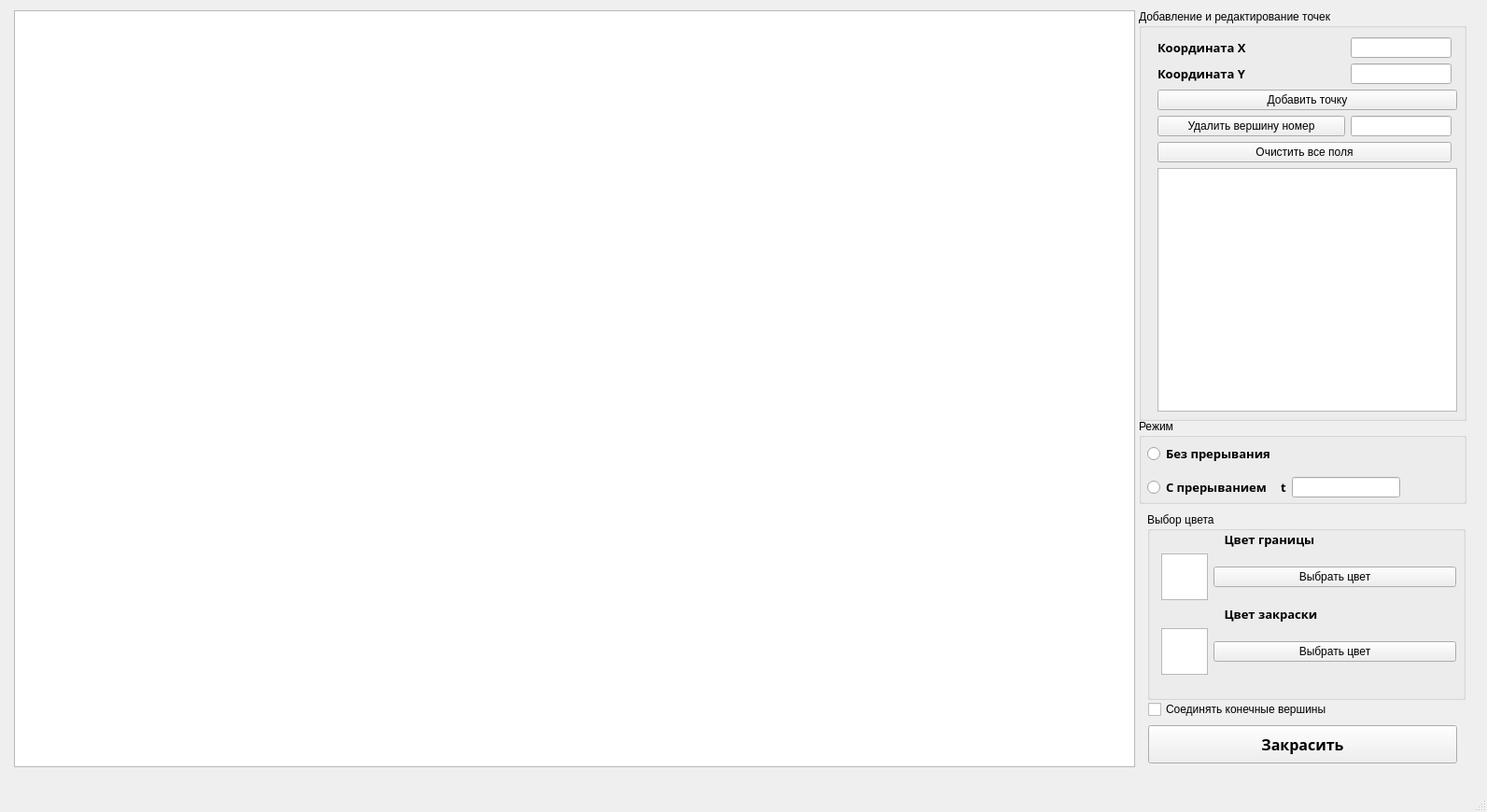
<?xml version="1.0" encoding="UTF-8"?>
<ui version="4.0">
 <class>MainWindow</class>
 <widget class="QMainWindow" name="MainWindow">
  <property name="geometry">
   <rect>
    <x>0</x>
    <y>0</y>
    <width>1593</width>
    <height>870</height>
   </rect>
  </property>
  <property name="windowTitle">
   <string>MainWindow</string>
  </property>
  <widget class="QWidget" name="centralwidget">
   <widget class="QGraphicsView" name="c">
    <property name="geometry">
     <rect>
      <x>15</x>
      <y>11</y>
      <width>1201</width>
      <height>811</height>
     </rect>
    </property>
   </widget>
   <widget class="QGroupBox" name="groupBox">
    <property name="geometry">
     <rect>
      <x>1220</x>
      <y>10</y>
      <width>351</width>
      <height>441</height>
     </rect>
    </property>
    <property name="title">
     <string>Добавление и редактирование точек</string>
    </property>
    <widget class="QWidget" name="gridLayoutWidget">
     <property name="geometry">
      <rect>
       <x>20</x>
       <y>30</y>
       <width>321</width>
       <height>401</height>
      </rect>
     </property>
     <layout class="QGridLayout" name="gridLayout">
      <item row="0" column="0">
       <widget class="QLabel" name="label">
        <property name="font">
         <font>
          <family>Yu Gothic UI Semibold</family>
          <pointsize>10</pointsize>
          <weight>75</weight>
          <bold>true</bold>
         </font>
        </property>
        <property name="text">
         <string>Координата Х</string>
        </property>
       </widget>
      </item>
      <item row="1" column="0">
       <widget class="QLabel" name="label_2">
        <property name="font">
         <font>
          <family>Yu Gothic UI Semibold</family>
          <pointsize>10</pointsize>
          <weight>75</weight>
          <bold>true</bold>
         </font>
        </property>
        <property name="text">
         <string>Координата Y</string>
        </property>
       </widget>
      </item>
      <item row="1" column="2">
       <widget class="QLineEdit" name="y_entry"/>
      </item>
      <item row="2" column="0" colspan="4">
       <widget class="QPushButton" name="add_point">
        <property name="text">
         <string>Добавить точку</string>
        </property>
       </widget>
      </item>
      <item row="0" column="2">
       <widget class="QLineEdit" name="x_entry"/>
      </item>
      <item row="0" column="1">
       <spacer name="horizontalSpacer_2">
        <property name="orientation">
         <enum>Qt::Horizontal</enum>
        </property>
        <property name="sizeHint" stdset="0">
         <size>
          <width>40</width>
          <height>20</height>
         </size>
        </property>
       </spacer>
      </item>
      <item row="1" column="1">
       <spacer name="horizontalSpacer_3">
        <property name="orientation">
         <enum>Qt::Horizontal</enum>
        </property>
        <property name="sizeHint" stdset="0">
         <size>
          <width>40</width>
          <height>20</height>
         </size>
        </property>
       </spacer>
      </item>
      <item row="3" column="2">
       <widget class="QLineEdit" name="point_num_entry"/>
      </item>
      <item row="6" column="0" colspan="3">
       <widget class="QPushButton" name="clear_all">
        <property name="text">
         <string>Очистить все поля</string>
        </property>
       </widget>
      </item>
      <item row="3" column="0" colspan="2">
       <widget class="QPushButton" name="delete_point">
        <property name="text">
         <string>Удалить вершину номер</string>
        </property>
       </widget>
      </item>
      <item row="7" column="0" colspan="4">
       <widget class="QListWidget" name="list_point"/>
      </item>
     </layout>
    </widget>
   </widget>
   <widget class="QGroupBox" name="groupBox_2">
    <property name="geometry">
     <rect>
      <x>1220</x>
      <y>449</y>
      <width>351</width>
      <height>91</height>
     </rect>
    </property>
    <property name="title">
     <string>Режим</string>
    </property>
    <widget class="QWidget" name="gridLayoutWidget_2">
     <property name="geometry">
      <rect>
       <x>9</x>
       <y>19</y>
       <width>331</width>
       <height>72</height>
      </rect>
     </property>
     <layout class="QGridLayout" name="gridLayout_2">
      <item row="2" column="2">
       <widget class="QLineEdit" name="timer_entry"/>
      </item>
      <item row="2" column="1">
       <widget class="QLabel" name="timer_label">
        <property name="font">
         <font>
          <family>Yu Gothic UI Semibold</family>
          <pointsize>10</pointsize>
          <weight>75</weight>
          <bold>true</bold>
         </font>
        </property>
        <property name="text">
         <string>t</string>
        </property>
       </widget>
      </item>
      <item row="0" column="0">
       <widget class="QRadioButton" name="no_stop">
        <property name="font">
         <font>
          <family>Yu Gothic UI Semibold</family>
          <pointsize>10</pointsize>
          <weight>75</weight>
          <bold>true</bold>
         </font>
        </property>
        <property name="text">
         <string>Без прерывания</string>
        </property>
       </widget>
      </item>
      <item row="2" column="0">
       <widget class="QRadioButton" name="with_stop">
        <property name="font">
         <font>
          <family>Yu Gothic UI Semibold</family>
          <pointsize>10</pointsize>
          <weight>75</weight>
          <bold>true</bold>
         </font>
        </property>
        <property name="text">
         <string>С прерыванием</string>
        </property>
       </widget>
      </item>
      <item row="2" column="3">
       <spacer name="horizontalSpacer_4">
        <property name="orientation">
         <enum>Qt::Horizontal</enum>
        </property>
        <property name="sizeType">
         <enum>QSizePolicy::Fixed</enum>
        </property>
        <property name="sizeHint" stdset="0">
         <size>
          <width>60</width>
          <height>20</height>
         </size>
        </property>
       </spacer>
      </item>
     </layout>
    </widget>
   </widget>
   <widget class="QGroupBox" name="groupBox_3">
    <property name="geometry">
     <rect>
      <x>1229</x>
      <y>549</y>
      <width>341</width>
      <height>201</height>
     </rect>
    </property>
    <property name="title">
     <string>Выбор цвета</string>
    </property>
    <widget class="QWidget" name="gridLayoutWidget_3">
     <property name="geometry">
      <rect>
       <x>0</x>
       <y>20</y>
       <width>331</width>
       <height>171</height>
      </rect>
     </property>
     <layout class="QGridLayout" name="gridLayout_3">
      <item row="1" column="0">
       <spacer name="horizontalSpacer">
        <property name="orientation">
         <enum>Qt::Horizontal</enum>
        </property>
        <property name="sizeType">
         <enum>QSizePolicy::Fixed</enum>
        </property>
        <property name="sizeHint" stdset="0">
         <size>
          <width>15</width>
          <height>20</height>
         </size>
        </property>
       </spacer>
      </item>
      <item row="3" column="2">
       <widget class="QPushButton" name="col_inside_shoose">
        <property name="text">
         <string>Выбрать цвет</string>
        </property>
       </widget>
      </item>
      <item row="3" column="1">
       <widget class="QGraphicsView" name="c_col_inside">
        <property name="maximumSize">
         <size>
          <width>50</width>
          <height>50</height>
         </size>
        </property>
       </widget>
      </item>
      <item row="0" column="1" colspan="2">
       <widget class="QLabel" name="label_4">
        <property name="font">
         <font>
          <family>Yu Gothic UI Semibold</family>
          <pointsize>10</pointsize>
          <weight>75</weight>
          <bold>true</bold>
         </font>
        </property>
        <property name="text">
         <string>                    Цвет границы</string>
        </property>
       </widget>
      </item>
      <item row="1" column="1">
       <widget class="QGraphicsView" name="c_col_border">
        <property name="maximumSize">
         <size>
          <width>50</width>
          <height>50</height>
         </size>
        </property>
       </widget>
      </item>
      <item row="2" column="1" colspan="2">
       <widget class="QLabel" name="label_6">
        <property name="font">
         <font>
          <family>Yu Gothic UI Semibold</family>
          <pointsize>10</pointsize>
          <weight>75</weight>
          <bold>true</bold>
         </font>
        </property>
        <property name="text">
         <string>                    Цвет закраски</string>
        </property>
       </widget>
      </item>
      <item row="1" column="2">
       <widget class="QPushButton" name="col_border_choose">
        <property name="text">
         <string>Выбрать цвет</string>
        </property>
       </widget>
      </item>
      <item row="4" column="2">
       <spacer name="verticalSpacer">
        <property name="orientation">
         <enum>Qt::Vertical</enum>
        </property>
        <property name="sizeHint" stdset="0">
         <size>
          <width>20</width>
          <height>15</height>
         </size>
        </property>
       </spacer>
      </item>
     </layout>
    </widget>
   </widget>
   <widget class="QPushButton" name="fill">
    <property name="geometry">
     <rect>
      <x>1230</x>
      <y>777</y>
      <width>331</width>
      <height>41</height>
     </rect>
    </property>
    <property name="font">
     <font>
      <family>Yu Gothic UI Semibold</family>
      <pointsize>12</pointsize>
      <weight>75</weight>
      <bold>true</bold>
     </font>
    </property>
    <property name="text">
     <string>Закрасить</string>
    </property>
   </widget>
   <widget class="QCheckBox" name="connect_check">
    <property name="geometry">
     <rect>
      <x>1230</x>
      <y>750</y>
      <width>251</width>
      <height>20</height>
     </rect>
    </property>
    <property name="text">
     <string>Соединять конечные вершины</string>
    </property>
   </widget>
  </widget>
  <widget class="QMenuBar" name="menubar">
   <property name="geometry">
    <rect>
     <x>0</x>
     <y>0</y>
     <width>1593</width>
     <height>26</height>
    </rect>
   </property>
  </widget>
  <widget class="QStatusBar" name="statusbar"/>
 </widget>
 <resources/>
 <connections/>
</ui>
